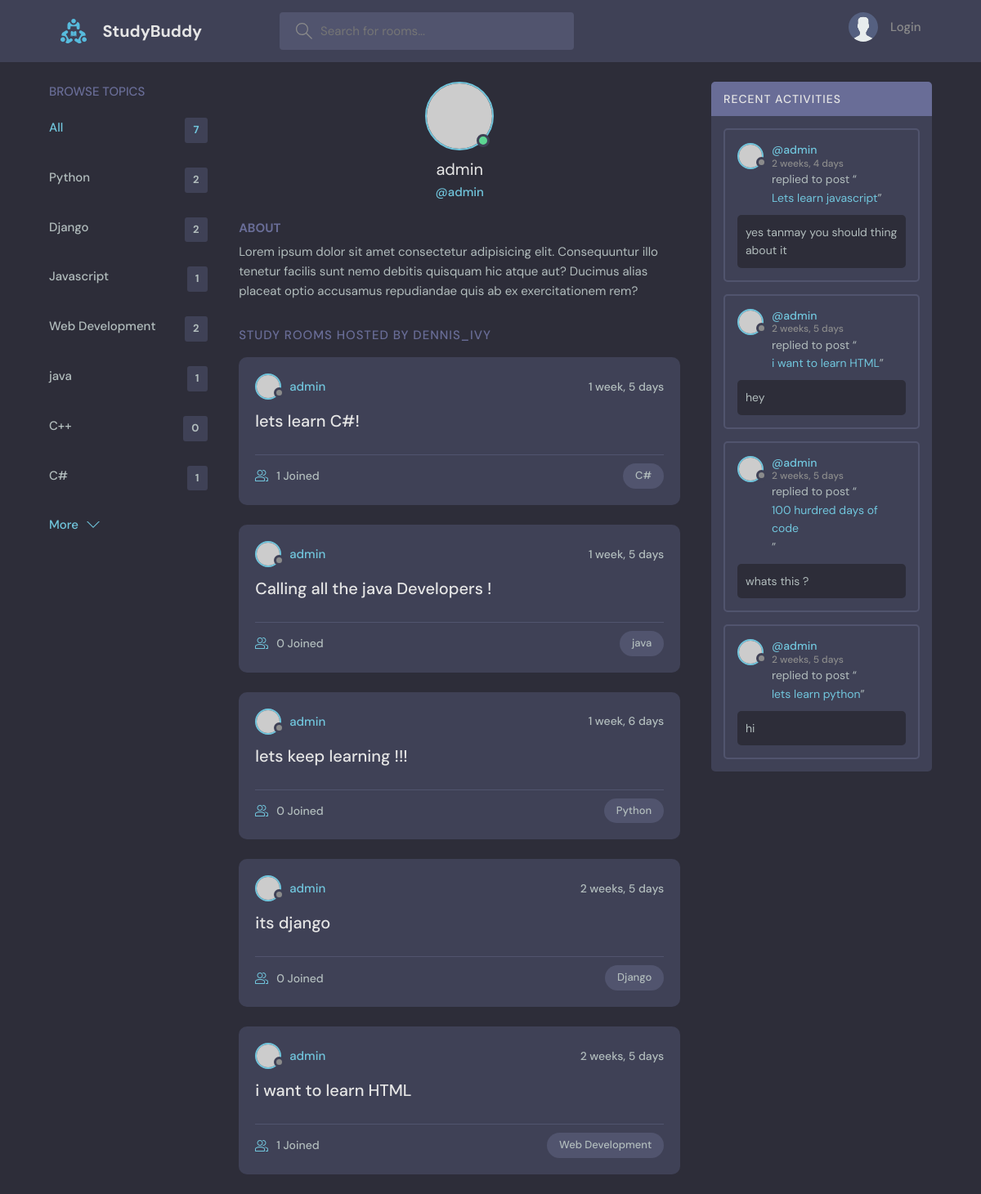
Screenshot of /profile/5/ with the database file from the repository.
### base/models.py (models this page shows, shortened)
class Topic(models.Model):
    name = models.CharField(max_length=200)

class Room(models.Model):
    host = models.ForeignKey(User, on_delete=models.SET_NULL, null=True)
    topic = models.ForeignKey(Topic, on_delete=models.SET_NULL, null=True)
    name = models.CharField(max_length=200)
    description = models.TextField(null=True, blank=True)
    participants = models.ManyToManyField(User, related_name='participants', blank=True)
    updated = models.DateTimeField(auto_now=True)
    created = models.DateTimeField(auto_now_add=True)
    class Meta:
        ordering = ['-updated', '-created']
    def __str__(self):
        return self.name

class Message(models.Model):
    user = models.ForeignKey(User, on_delete=models.CASCADE)
    room = models.ForeignKey(Room, on_delete=models.CASCADE)
    body = models.TextField()
    updated = models.DateTimeField(auto_now=True)
    created = models.DateTimeField(auto_now_add=True)
    class Meta:
        ordering = ['-updated', '-created']

### base/views.py (the view)
# urls.py: path('profile/<str:pk>/', views.userProfile, name="user-profile"),
def userProfile(request, pk):
    user = User.objects.get(id=pk)
    rooms = user.room_set.all()
    room_messages =user.message_set.all()
    topics = Topic.objects.all()
    context = {'user': user, 'rooms': rooms,
                'room_messages': room_messages, 'topics':topics}
    return render(request, 'base/profile.html', context)

### base/templates/base/profile.html (shortened to what this page needs)
{% extends 'main.html' %}
{% block content %}
  <main class="profile-page layout layout--3">
    <div class="container">
      {% include 'base/topics_component.html' %}
      <div class="roomList">
        <div class="profile">
          <div class="profile__avatar">
            <div class="avatar avatar--large active">
              <img src="https://randomuser.me/api/portraits/men/11.jpg" />
            </div>
          </div>
          <div class="profile__info">
            <h3>{{user.username}}</h3>
            <p>@{{user.username}}</p>
          </div>
          <div class="profile__about">
            <h3>About</h3>
            <p>
              Lorem ipsum dolor sit amet consectetur adipisicing elit. Consequuntur illo tenetur
              facilis sunt nemo debitis quisquam hic atque aut? Ducimus alias placeat optio
              accusamus repudiandae quis ab ex exercitationem rem?
            </p>
          </div>
        </div>
        <div class="roomList__header">
          <div>
            <h2>Study Rooms Hosted by dennis_ivy</a>
            </h2>
          </div>
        </div>
        {% include 'base/feed_component.html' %}
      </div>
      {% include 'base/activity_component.html' %}
    </div>
  </main>
  {% endblock content %}

### base/templates/base/topics_component.html
<div class="topics">
          <div class="topics__header">
            <h2>Browse Topics</h2>
          </div>
          <ul class="topics__list">
            <li>
              <a href="{% url 'home' %}" class="active">All <span>{{topics.count}}</span></a>
            </li>
             {% for topic in topics %}
            <li>
              <a href="{% url 'home' %}?q={{topic.name}}">{{topic.name}}<span>{{topic.room_set.all.count}}</span></a>
            </li>
            {% endfor %}
          </ul>
          <a class="btn btn--link" href="{% url 'topics' %}">
            More
            <svg version="1.1" xmlns="http://www.w3.org/2000/svg" width="32" height="32" viewBox="0 0 32 32">
              <title>chevron-down</title>
              <path d="M16 21l-13-13h-3l16 16 16-16h-3l-13 13z"></path>
            </svg>
          </a>
        </div>

### base/templates/base/feed_component.html (shortened to what this page needs)
 {%for room in rooms %}
<div class="roomListRoom">
            <div class="roomListRoom__header">
              <a href="{% url 'user-profile' room.host.id %}" class="roomListRoom__author">
                <div class="avatar avatar--small">
                  <img src="https://randomuser.me/api/portraits/women/11.jpg" />
                </div>
                <span>{{room.host.username}}</span>
              </a>
              <div class="roomListRoom__actions">
                <span>{{room.created|timesince}}</span>
              </div>
            </div>
            <div class="roomListRoom__content">
              <a href="{% url 'room' room.id %}">{{room.name}}</a>
            </div>
            <div class="roomListRoom__meta">
              <a href="{% url 'room' room.id %}" class="roomListRoom__joined">
                {{room.participants.all.count}} Joined
              </a>
              <p class="roomListRoom__topic">{{room.topic.name}}</p>
            </div>
</div>
{%endfor %}

### base/templates/base/activity_component.html (shortened to what this page needs)
<div class="activities">
          <div class="activities__header">
            <h2>Recent Activities</h2>
          </div>
          {% for message in room_messages %}
          <div class="activities__box">
            <div class="activities__boxHeader roomListRoom__header">
              <a href="{% url 'user-profile' message.user.id %}" class="roomListRoom__author">
                <div class="avatar avatar--small">
                  <img src="https://randomuser.me/api/portraits/women/11.jpg" />
                </div>
                <p>
                  @{{message.user}}
                  <span>{{message.created|timesince}}</span>
                </p>
              </a>
            </div>
            <div class="activities__boxContent">
              <p>replied to post “<a href="{% url 'room' message.room.id %}">{{message.room}}</a>”</p>
              <div class="activities__boxRoomContent">
               {{message.body}}
              </div>
            </div>
          </div>
        {% endfor %}
        </div>

### rows the page displays
Topic: name "Python", room_set.all.count "2"
Topic: name "Django", room_set.all.count "2"
Topic: name "Javascript", room_set.all.count "1"
Topic: name "Web Development", room_set.all.count "2"
Topic: name "java", room_set.all.count "1"
Topic: name "C++", room_set.all.count "0"
Topic: name "C#", room_set.all.count "1"
Room: host.username "admin", created "1 week, 5 days", name "lets learn C#!", participants.all.count "1", topic.name "C#"
Room: host.username "admin", created "1 week, 5 days", name "Calling all the java Developers !", participants.all.count "0", topic.name "java"
Room: host.username "admin", created "1 week, 6 days", name "lets keep learning !!!", participants.all.count "0", topic.name "Python"
Room: host.username "admin", created "2 weeks, 5 days", name "its django", participants.all.count "0", topic.name "Django"
Room: host.username "admin", created "2 weeks, 5 days", name "i want to learn HTML", participants.all.count "1", topic.name "Web Development"
Message: user "admin", created "2 weeks, 4 days", room "Lets learn javascript", body "yes tanmay you should thing about it"
Message: user "admin", created "2 weeks, 5 days", room "i want to learn HTML", body "hey"
Message: user "admin", created "2 weeks, 5 days", room "100 hurdred days of code", body "whats this ?"
Message: user "admin", created "2 weeks, 5 days", room "lets learn python", body "hi"

### other values shown
{{ topics.count }} "7"
{{ user.username }} "admin"
